Frame 1 (no input): blank canvas, image omitted
Frame 60 (no input): blank canvas, image omitted
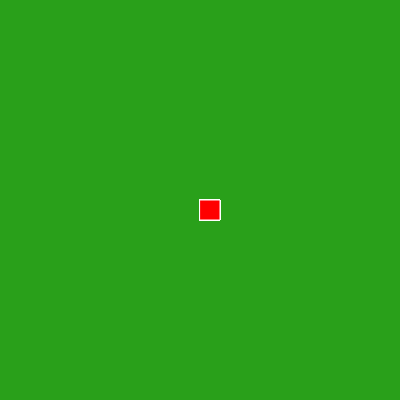
Frame 120 (the mouse pressed at the canvas centre since frame 60)

The p5.js sketch whose frames 1 and 60 were blank and that drew this single picture after the mouse press (run headless with seeded random() and noise() and a simulated clock; from frame 60 on, the mouse is pressed at the canvas centre):

// p5.js sketch
// ── sketch.js
function setup() {
    createCanvas(400, 400);
    background("#29A01A");
  }
  
  function draw() {
    stroke("white");
    fill("red");
  
    if (mouseIsPressed) {
      rect(mouseX, mouseY, 20, 20);
    }
  }
